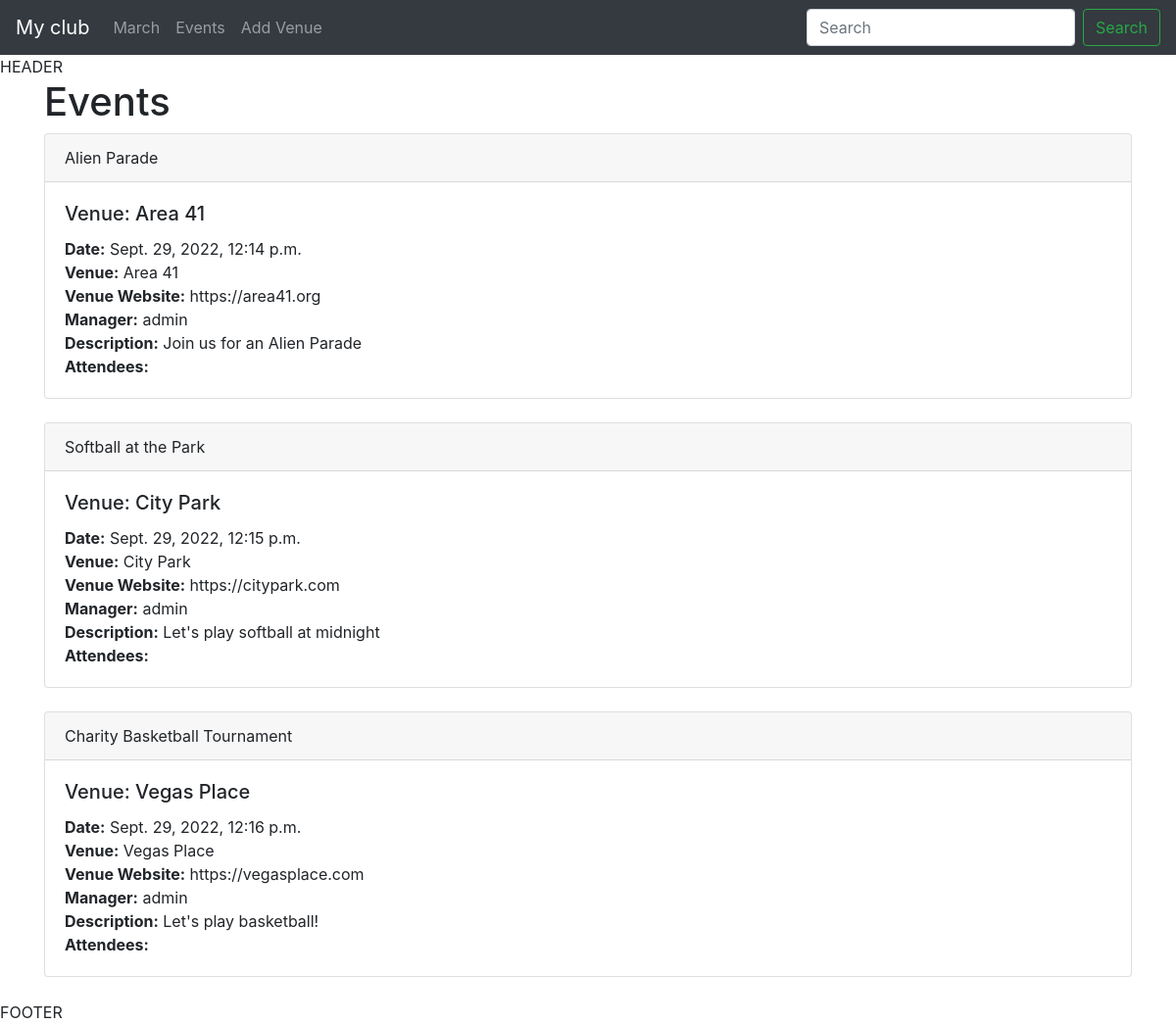
The app's page /events with its own data.
### events/models.py (models this page shows)
class Event(models.Model):
    name = models.CharField('Event Name', max_length=120)
    event_date = models.DateTimeField('Event Date')
    venue = models.ForeignKey(Venue, blank=True, null=True, on_delete=models.CASCADE)
    manager = models.ForeignKey(User, blank=True, null=True, on_delete=models.SET_NULL)
    description = models.TextField(blank=True)
    attendees = models.ManyToManyField(MyClubUser, blank=True)
    def __str__(self):
        return self.name

class Venue(models.Model):
    name = models.CharField('Venue Name', max_length=120)
    address = models.CharField(max_length=300)
    zip_code = models.CharField('Zip Code', max_length=15)
    phone = models.CharField('Contact Phone', max_length=25)
    web = models.URLField('Website Address')
    email_address = models.EmailField('Email Address')
    def __str__(self):
        return self.name

### events/views.py (the view)
# urls.py: path('events', views.all_events, name="list-events"),
def all_events(request):
    event_list = Event.objects.all()
    return render(request, 'events/event_list.html',
    {'event_list': event_list}
    )

### events/templates/events/event_list.html (shortened to what this page needs)
{% extends 'events/base.html' %}
{% block content %}
    <h1>Events</h1>
    {% for event in event_list %}
    <div class="card">
        <div class="card-header">
            {{ event }}
        </div>
        <div class="card-body">
          <h5 class="card-title">Venue: {{ event.venue }}</h5>
          <p class="card-text">
                <strong>Date:</strong> {{ event.event_date }}<br/>
                <strong>Venue:</strong> {{ event.venue }}<br/>
                <strong>Venue Website:</strong> {{ event.venue.web }}<br/>
                <strong>Manager:</strong> {{ event.manager }}<br/>
                <strong>Description:</strong> {{ event.description }}<br/>
                <strong>Attendees:</strong><br/>
          </p>
        </div>
    </div>
    <br/>
    {% endfor %}
{% endblock %}

### records on screen
Event: name "Alien Parade", venue "Area 41", event_date "Sept. 29, 2022, 12:14 p.m.", venue.web "https://area41.org", manager "admin", description "Join us for an Alien Parade"
Event: name "Softball at the Park", venue "City Park", event_date "Sept. 29, 2022, 12:15 p.m.", venue.web "https://citypark.com", manager "admin", description "Let's play softball at midnight"
Event: name "Charity Basketball Tournament", venue "Vegas Place", event_date "Sept. 29, 2022, 12:16 p.m.", venue.web "https://vegasplace.com", manager "admin", description "Let's play basketball!"
